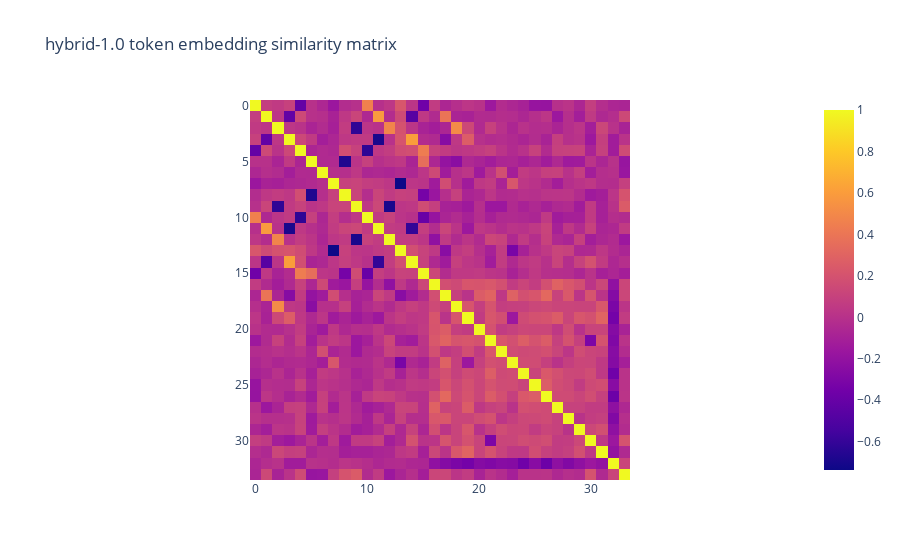

Source (notebook cell):
### Code cell
import plotly.express as px

embedding = model.module.token_embedding_table(torch.arange(vocab_size)).detach().numpy()

similarity = []

for x in embedding:
    row = []
    for y in embedding:
        row.append(np.dot(x, y)/(np.linalg.norm(x)*np.linalg.norm(y)))
    similarity.append(row)

px.imshow(similarity, title=f"{MODELNAME} token embedding similarity matrix")

### Figure 1 — Plotly figure (JSON) as saved in the notebook; plotly's stock layout.template omitted (floating-point values rounded to 4 significant figures; data arrays with more than 128 entries replaced by an {"elided": "..."} marker saying what was removed)
{"data": [{"coloraxis": "coloraxis", "hovertemplate": "x: %{x}<br>y: %{y}<br>color: %{z}<extra></extra>", "name": "0", "type": "heatmap", "xaxis": "x", "yaxis": "y", "z": {"elided": "34x34 float values"}}], "layout": {"coloraxis": {"colorscale": [[0, "#0d0887"], [0.1111, "#46039f"], [0.2222, "#7201a8"], [0.3333, "#9c179e"], [0.4444, "#bd3786"], [0.5556, "#d8576b"], [0.6667, "#ed7953"], [0.7778, "#fb9f3a"], [0.8889, "#fdca26"], [1, "#f0f921"]]}, "title": {"text": "hybrid-1.0 token embedding similarity matrix"}, "xaxis": {"anchor": "y", "constrain": "domain", "domain": [0, 1], "scaleanchor": "y"}, "yaxis": {"anchor": "x", "autorange": "reversed", "constrain": "domain", "domain": [0, 1]}}}
